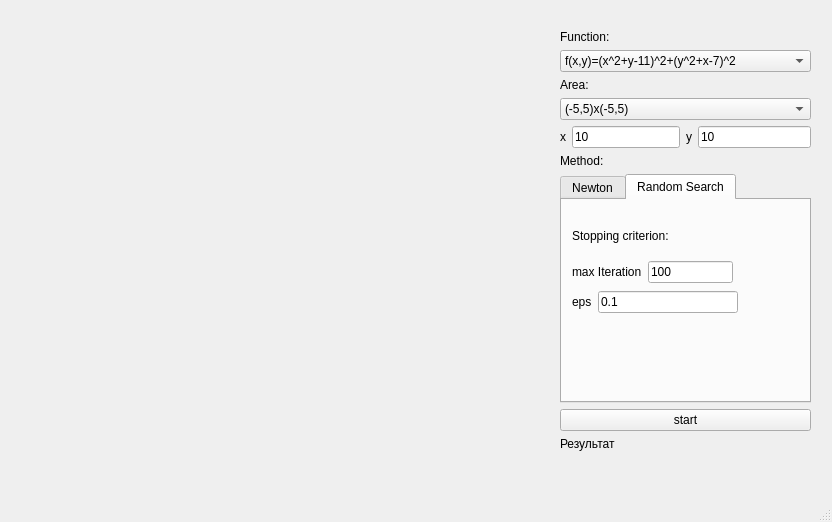
<?xml version="1.0" encoding="UTF-8"?>
<ui version="4.0">
 <class>MainWindow</class>
 <widget class="QMainWindow" name="MainWindow">
  <property name="geometry">
   <rect>
    <x>0</x>
    <y>0</y>
    <width>832</width>
    <height>522</height>
   </rect>
  </property>
  <property name="windowTitle">
   <string>MainWindow</string>
  </property>
  <widget class="QWidget" name="centralwidget">
   <widget class="QCustomPlot" name="plot" native="true">
    <property name="geometry">
     <rect>
      <x>20</x>
      <y>30</y>
      <width>531</width>
      <height>391</height>
     </rect>
    </property>
   </widget>
   <widget class="QWidget" name="">
    <property name="geometry">
     <rect>
      <x>560</x>
      <y>30</y>
      <width>251</width>
      <height>421</height>
     </rect>
    </property>
    <layout class="QVBoxLayout" name="verticalLayout_9">
     <item>
      <layout class="QVBoxLayout" name="verticalLayout">
       <item>
        <widget class="QLabel" name="label">
         <property name="text">
          <string>Function:</string>
         </property>
        </widget>
       </item>
       <item>
        <widget class="QComboBox" name="functionChoice">
         <item>
          <property name="text">
           <string>f(x,y)=(x^2+y-11)^2+(y^2+x-7)^2</string>
          </property>
         </item>
         <item>
          <property name="text">
           <string>f(x,y)=(y-3)^2+(x + 5)^2-3</string>
          </property>
         </item>
        </widget>
       </item>
       <item>
        <layout class="QVBoxLayout" name="verticalLayout_2">
         <item>
          <widget class="QLabel" name="label_2">
           <property name="text">
            <string>Area:</string>
           </property>
          </widget>
         </item>
         <item>
          <widget class="QComboBox" name="areaChoice">
           <item>
            <property name="text">
             <string>(-5,5)x(-5,5)</string>
            </property>
           </item>
           <item>
            <property name="text">
             <string>(-10,15)x(-20,20)</string>
            </property>
           </item>
          </widget>
         </item>
        </layout>
       </item>
       <item>
        <layout class="QVBoxLayout" name="verticalLayout_7">
         <item>
          <layout class="QVBoxLayout" name="verticalLayout_6">
           <item>
            <layout class="QVBoxLayout" name="verticalLayout_4">
             <item>
              <layout class="QHBoxLayout" name="horizontalLayout_3">
               <item>
                <layout class="QHBoxLayout" name="horizontalLayout">
                 <item>
                  <widget class="QLabel" name="label_6">
                   <property name="text">
                    <string>x</string>
                   </property>
                  </widget>
                 </item>
                 <item>
                  <widget class="QLineEdit" name="xZn">
                   <property name="text">
                    <string>10</string>
                   </property>
                  </widget>
                 </item>
                </layout>
               </item>
               <item>
                <widget class="QLabel" name="label_7">
                 <property name="text">
                  <string>y</string>
                 </property>
                </widget>
               </item>
               <item>
                <widget class="QLineEdit" name="yZn">
                 <property name="text">
                  <string>10</string>
                 </property>
                </widget>
               </item>
              </layout>
             </item>
             <item>
              <widget class="QLabel" name="label_3">
               <property name="text">
                <string>Method:</string>
               </property>
              </widget>
             </item>
             <item>
              <widget class="QTabWidget" name="tabWidget">
               <property name="minimumSize">
                <size>
                 <width>135</width>
                 <height>80</height>
                </size>
               </property>
               <property name="currentIndex">
                <number>1</number>
               </property>
               <widget class="QWidget" name="Tab">
                <attribute name="title">
                 <string>Newton</string>
                </attribute>
                <layout class="QVBoxLayout" name="verticalLayout_5">
                 <item>
                  <widget class="QLabel" name="label_4">
                   <property name="text">
                    <string>Stopping criterion:</string>
                   </property>
                  </widget>
                 </item>
                 <item>
                  <widget class="QComboBox" name="stopChoice">
                   <item>
                    <property name="text">
                     <string>Gradient</string>
                    </property>
                   </item>
                   <item>
                    <property name="text">
                     <string>Function arguments</string>
                    </property>
                   </item>
                   <item>
                    <property name="text">
                     <string>Function value</string>
                    </property>
                   </item>
                  </widget>
                 </item>
                 <item>
                  <layout class="QHBoxLayout" name="horizontalLayout_2">
                   <item>
                    <widget class="QLabel" name="label_5">
                     <property name="text">
                      <string>eps</string>
                     </property>
                    </widget>
                   </item>
                   <item>
                    <widget class="QLineEdit" name="epsZn">
                     <property name="text">
                      <string>0.1</string>
                     </property>
                    </widget>
                   </item>
                  </layout>
                 </item>
                 <item>
                  <layout class="QHBoxLayout" name="horizontalLayout_4">
                   <item>
                    <widget class="QLabel" name="label_8">
                     <property name="text">
                      <string>max Iteration</string>
                     </property>
                    </widget>
                   </item>
                   <item>
                    <widget class="QLineEdit" name="indNewton">
                     <property name="text">
                      <string>100</string>
                     </property>
                    </widget>
                   </item>
                  </layout>
                 </item>
                </layout>
               </widget>
               <widget class="QWidget" name="tab_4">
                <attribute name="title">
                 <string>Random Search</string>
                </attribute>
                <widget class="QLabel" name="label_9">
                 <property name="geometry">
                  <rect>
                   <x>10</x>
                   <y>20</y>
                   <width>141</width>
                   <height>32</height>
                  </rect>
                 </property>
                 <property name="text">
                  <string>Stopping criterion:</string>
                 </property>
                </widget>
                <widget class="QWidget" name="">
                 <property name="geometry">
                  <rect>
                   <x>10</x>
                   <y>60</y>
                   <width>161</width>
                   <height>24</height>
                  </rect>
                 </property>
                 <layout class="QHBoxLayout" name="horizontalLayout_7">
                  <item>
                   <widget class="QLabel" name="label_14">
                    <property name="text">
                     <string>max Iteration</string>
                    </property>
                   </widget>
                  </item>
                  <item>
                   <widget class="QLineEdit" name="indRand">
                    <property name="text">
                     <string>100</string>
                    </property>
                   </widget>
                  </item>
                 </layout>
                </widget>
                <widget class="QWidget" name="">
                 <property name="geometry">
                  <rect>
                   <x>10</x>
                   <y>90</y>
                   <width>166</width>
                   <height>24</height>
                  </rect>
                 </property>
                 <layout class="QHBoxLayout" name="horizontalLayout_8">
                  <item>
                   <widget class="QLabel" name="label_15">
                    <property name="text">
                     <string>eps</string>
                    </property>
                   </widget>
                  </item>
                  <item>
                   <widget class="QLineEdit" name="epsRand">
                    <property name="text">
                     <string>0.1</string>
                    </property>
                   </widget>
                  </item>
                 </layout>
                </widget>
               </widget>
              </widget>
             </item>
            </layout>
           </item>
          </layout>
         </item>
         <item>
          <widget class="QPushButton" name="pushButton">
           <property name="text">
            <string>start</string>
           </property>
          </widget>
         </item>
        </layout>
       </item>
      </layout>
     </item>
     <item>
      <widget class="QLabel" name="rezZn">
       <property name="text">
        <string>Результат</string>
       </property>
      </widget>
     </item>
    </layout>
   </widget>
  </widget>
  <widget class="QMenuBar" name="menubar">
   <property name="geometry">
    <rect>
     <x>0</x>
     <y>0</y>
     <width>832</width>
     <height>29</height>
    </rect>
   </property>
  </widget>
  <widget class="QStatusBar" name="statusbar"/>
 </widget>
 <customwidgets>
  <customwidget>
   <class>QCustomPlot</class>
   <extends>QWidget</extends>
   <header location="global">qcustomplot.h</header>
   <container>1</container>
  </customwidget>
 </customwidgets>
 <resources/>
 <connections/>
</ui>
